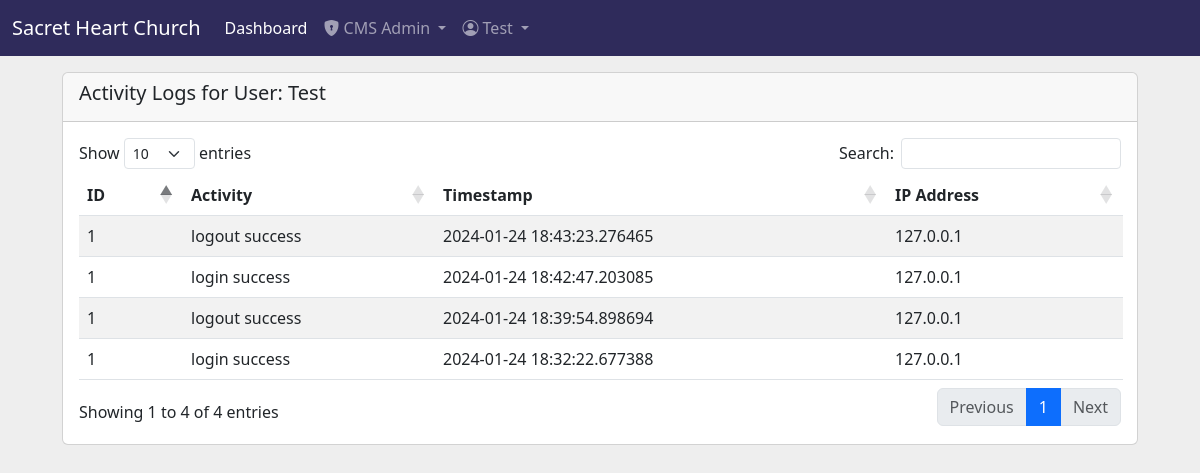
Screenshot of /activity_logs (signed in) with the database file from the repository.
### models.py (models this page shows, shortened)
class UserActivity(db.Model):
    __tablename__ = "user_activity"
    id = db.Column(db.Integer, primary_key=True)
    user_id = db.Column(db.Integer, nullable=False)
    activity =  db.Column(db.String(120), nullable=False)
    timestamp = db.Column(db.DateTime, default=datetime.utcnow)
    ipaddress = db.Column(db.String(50), nullable=False)

### auth.py (the view)
@entry.route("/activity_logs")
@login_required
def activity_logs():
    id = session['user_id']
    logs = UserActivity.query.filter_by(user_id=id).order_by(UserActivity.timestamp.desc())
    return render_template('activity_logs.html', name = session['name'], logs = logs)

### auth.py (called while the page is built)
@login_manager.user_loader
def user_loader(user_id):
    user = User()
    user.name = user_id
    return user

### main.py (called while the page is built)
def create_app(object_name):
    app = Flask(__name__)
    app.config['SECRET_KEY']='s@cr@tchu6ch'
    app.config['TEMPLATES_AUTO_RELOAD']=True
    app.config['SQLALCHEMY_DATABASE_URI'] = "sqlite:///church.db"
    app.config['SQLALCHEMY_ECHO'] = True
    app.config['SQLALCHEMY_TRACK_MODIFICATIONS'] = True
    csrf = CSRFProtect(app)
    bcrypt.init_app(app)
    db.init_app(app)
    login_manager.init_app(app)
    app.register_blueprint(entry)
    app.register_blueprint(usr)
    @app.before_request
    def make_session_permanent():
        session.permanent = True
        app.permanent_session_lifetime = timedelta(minutes=15)
    @app.errorhandler(401)
    def custom_401(error):
        return render_template('401.html')
    return app

### templates/activity_logs.html (shortened to what this page needs)
{% extends 'base.html' %}
{% block content %}
<main class="container">
<div class="card ms-2 me-2">
  <div class="card-header">
    <h5>Activity Logs for User: {{ name }} </h5>
  </div>
  <div class="card-body">
    <table class="table table-striped" id="userTable">
      <thead>
        <tr>
          <th>ID</th>
          <th>Activity</th>
          <th>Timestamp</th>
          <th>IP Address</th>
        </tr>
      </thead>
      <tbody>
        {% for log in logs %}
        <tr>
          <td>{{log.user_id}}</td>
          <td>{{log.activity}}</td>
          <td>{{log.timestamp}}</td>
          <td>{{log.ipaddress}}</td>
        </tr>
        {% endfor %}
      </tbody>
    </table>
  </div>
</div>
</main>
{% endblock %}

### templates/base.html (shortened to what this page needs)
<!doctype html>
<html lang="en">
<head>
    <link href="static/css/bootstrap.min.css" rel="stylesheet">
    <link href="static/css/bootstrap-icons.min.css" rel="stylesheet">
    <link href="static/css/navbar-top-fixed.css" rel="stylesheet">
    <link href="static/datatable/datatables.min.css" rel="stylesheet"/>
</head>
<body>
    <nav class="navbar navbar-expand-md fixed-top" data-bs-theme="dark" style="background-color: rgb(47,43,91);">
        <div class="container-fluid">
            <a class="navbar-brand" href="#">Sacret Heart Church</a>
            <div class="collapse navbar-collapse" id="navbarCollapse">
                <ul class="navbar-nav me-auto mb-2 mb-md-0">
                    <li class="nav-item">
                        <a class="nav-link active" aria-current="page" href="/dashboard">Dashboard</a>
                    </li>
                    <li class="nav-item dropdown">
                        <a class="nav-link dropdown-toggle" href="#" role="button" data-bs-toggle="dropdown"
                            aria-expanded="false">
                            <i class="bi bi-shield-lock-fill"></i>
                            <span>CMS Admin</span>
                        </a>
                    </li>
                    <li class="nav-item dropdown">
                        <a class="nav-link dropdown-toggle" href="#" role="button" data-bs-toggle="dropdown"
                            aria-expanded="false">
                            <i class="bi bi-person-circle"></i>
                            <span>{{ name }}</span>
                        </a>
                    </li>
                </ul>
            </div>
        </div>
    </nav>
    <main class="container">
        {% block content %}{% endblock %}
    </main>
</body>
</html>

### static/css/navbar-top-fixed.css (style rules this page uses)
body { min-height: 75rem; padding-top: 4.5rem; background-color: #eee; }

### rows the page displays
UserActivity: user_id "1", activity "logout success", timestamp "2024-01-24 18:43:23.276465", ipaddress "127.0.0.1"
UserActivity: user_id "1", activity "login success", timestamp "2024-01-24 18:42:47.203085", ipaddress "127.0.0.1"
UserActivity: user_id "1", activity "logout success", timestamp "2024-01-24 18:39:54.898694", ipaddress "127.0.0.1"
UserActivity: user_id "1", activity "login success", timestamp "2024-01-24 18:32:22.677388", ipaddress "127.0.0.1"

### other values shown
{{ name }} "Test"
